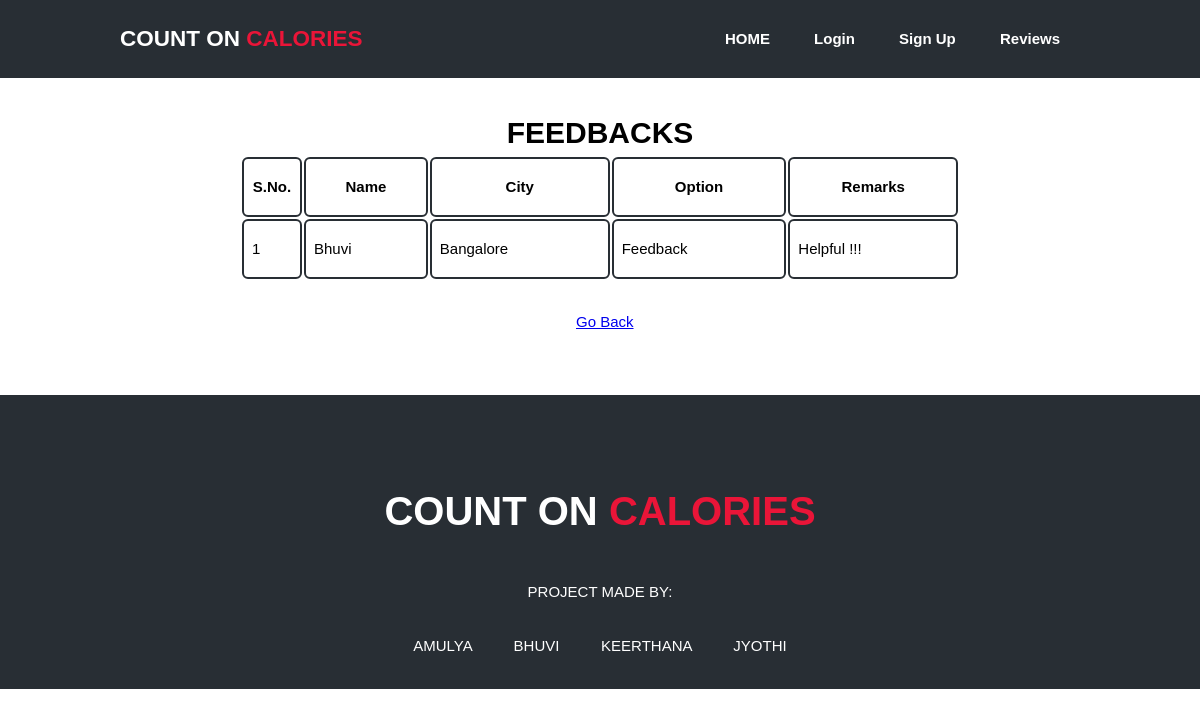
Page /review.php on the earlier database version.
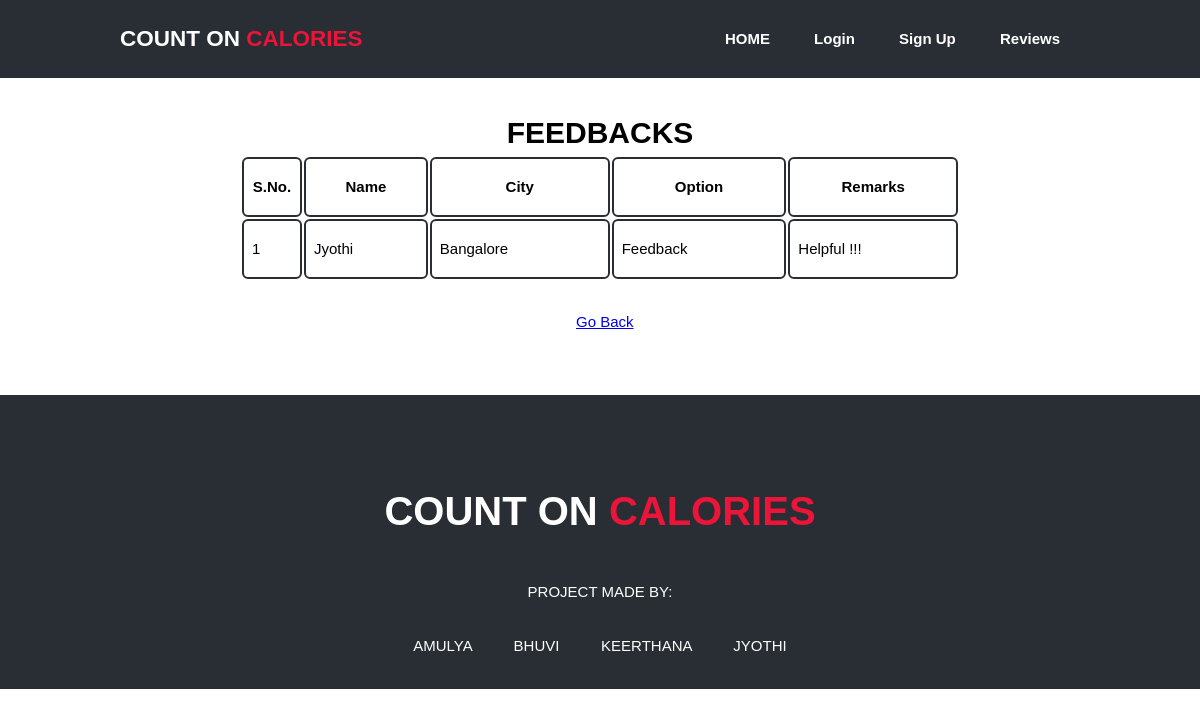
Same page on the later database version.
### tables this page shows
CREATE TABLE `suggestions` (
  `id` int(11) NOT NULL,
  `name` varchar(20) NOT NULL,
  `email` varchar(20) NOT NULL,
  `city` varchar(20) NOT NULL,
  `opt` varchar(20) NOT NULL,
  `subject` varchar(200) NOT NULL
);

### review.php (the view, shortened to what this page needs)
<?php
include_once('connection.php');
$query = "SELECT * FROM `suggestions`";
$data = mysqli_query($con,$query);
?>
<!DOCTYPE html>
<html>
	<head>
  	<link rel="stylesheet" href="https://cdnjs.cloudflare.com/ajax/libs/font-awesome/4.7.0/css/font-awesome.min.css">
      <link rel="stylesheet" href="parallax.css">
    <link rel="stylesheet" href="sty.css">
	</head>
	<body>
	<div class="topnav">
    <nav>
     <h2><div class="mainlogo">COUNT ON <span>CALORIES</span></div></h2>
     <ul>
      <li><a href="home.html">HOME</a></li>
      <li><a href="login.php">Login</a></li>
      <li><a href="register.php">Sign Up</a></li>
      <li><a href="review.php">Reviews</a></li>
     </ul>
    </nav>
   </div>
	<h1 class="gt1">FEEDBACKS</h1>
	<table id="tab1">
			  <th width=60px> S.No. </th>
			  <th> Name </th>
			  <th> City </th>
			  <th> Option </th>
			  <th> Remarks </th>
		<?php while($rows=mysqli_fetch_assoc($data))
		{
		?>
		<tr>
            <td><?php echo $rows['id']; ?></td>
            <td><?php echo $rows['name']; ?></td>
            <td><?php echo $rows['city']; ?></td>
			<td><?php echo $rows['opt']; ?></td>
            <td><?php echo $rows['subject']; ?></td>
		</tr>
	<?php
               }
          ?>
	</table>
	<br>
	<a id='back' href="home.html">Go Back</a>
	<br>
    <br>
<div class="foot">
  <h2 class="ftext">COUNT ON <span>CALORIES</span></h2>
  <p class="names">PROJECT MADE BY:
    <br><br>AMULYA &nbsp;&nbsp;&nbsp;&nbsp;&nbsp;&nbsp;&nbsp;&nbsp; BHUVI &nbsp;&nbsp;&nbsp;&nbsp;&nbsp;&nbsp;&nbsp;&nbsp; KEERTHANA &nbsp;&nbsp;&nbsp;&nbsp;&nbsp;&nbsp;&nbsp;&nbsp; JYOTHI
  </p>
</div>
</body>
</html>

### parallax.css (style rules this page uses)
body, html { height: 100%; margin: 0; font: 400 15px/1.8 "Lato", sans-serif; color: #777; }

### sty.css (style rules this page uses)
html { scroll-behavior: smooth; }
body { margin:0; font-family: Arial, Helvetica, sans-serif }
.topnav { background-size:cover; background-position:center; }
nav { display: flex; align-items:center; background-color: #282e34; justify-content: space-between; padding-top:0px; padding-left:10%; padding-right:10%; }
.mainlogo { color:white; font: size 25px; }
span { color:#ea1538; }
nav ul li { list-style-type:none; display:inline-block; padding:10px 20px; }
nav ul li a { color:white; text-decoration:none; font-weight:bold; }
html { box-sizing: border-box; }
*, *:before, *:after { box-sizing: inherit; }
* { box-sizing: border-box; }
h1 { height: 35px; }
.gt1 { text-align: center; font-size: 30px; color: black; padding-top: 8px; }
.foot { position: relative; left: 0; bottom: 0; width: 100%; height: 180px; background-color: #282e34; color: white; text-align: center; margin-bottom: 0; }
.ftext { height: 180px; background-color: #282e34; margin-bottom: 0; font-size: 40px; padding-top: 80px; }
.names { color: white; text-align: center; background-color: #282e34; margin-bottom: 0; margin-top: 0; padding-top: 3px; padding-bottom: 30px; }

### review.php (style rules this page uses)
#back { margin-left:48%; margin-right:45%; }
#tab1 { margin-left:20%; width:60%; line-height:40px; align-items:center; border:1px; transition: 0.5s; }
#tab1 td, #tab1 th { color: black; border: 2px solid #282e34; border-radius: 6px; padding: 8px; transition: 0.5s; }

Differences in the rows shown:
changed suggestions "Bangalore": name "Bhuvi" → "Jyothi"
